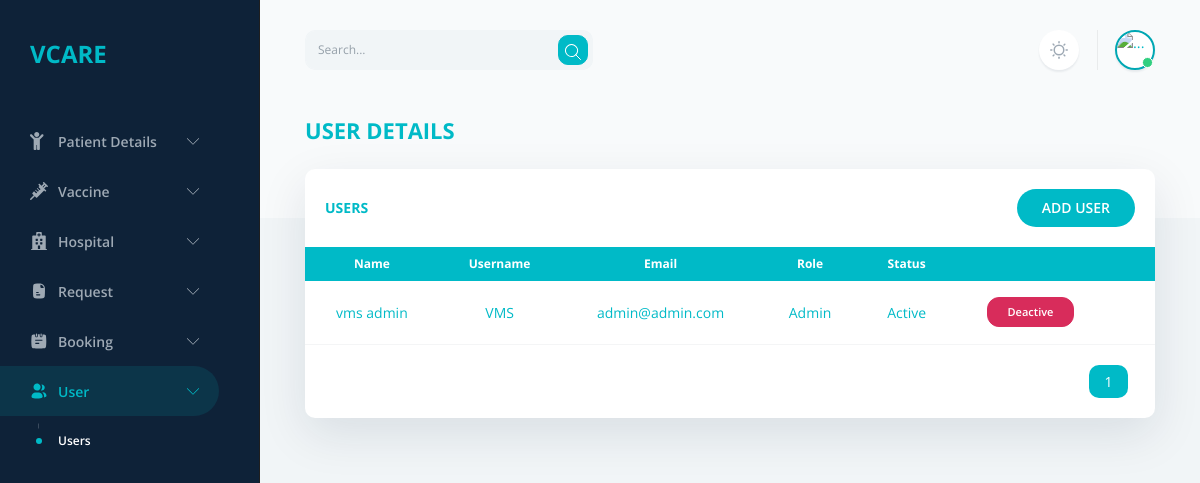
Page /admin/admin_user.php (signed in) on the committed database.
### tables this page shows
CREATE TABLE `user` (
  `U_id` int(11) NOT NULL,
  `Full_Name` varchar(50) NOT NULL,
  `Username` varchar(50) NOT NULL,
  `U_Email` varchar(255) NOT NULL,
  `U_Password` varchar(255) NOT NULL,
  `user_img` varchar(255) NOT NULL,
  `User_Status` int(1) NOT NULL,
  `Role` int(11) NOT NULL
);

CREATE TABLE `u_role` (
  `id` int(11) NOT NULL,
  `Role` varchar(50) NOT NULL
);

### admin/admin_user.php (the view, shortened to what this page needs)
<?php
$page = "user";
include 'header.php';
?>
<head>
</head>
<body>
    <?php include './sidebar.php' ?>
    <main>
        <header class="container-fluid d-flex py-6 mb-4">
            <form class="d-none d-md-inline-block me-auto" action="admin_search.php">
                <div class="input-group input-group-merge">
                    <input type="text" class="form-control bg-light-green border-light-green w-250px" name="asearch" placeholder="Search..." aria-label="Search for any term">
                    <span class="input-group-text bg-light-green border-light-green p-0">
                        <button class="btn btn-primary rounded-2 w-30px h-30px p-0 mx-1" type="button" aria-label="Search button">
                        </button>
                    </span>
                </div>
            </form>
            <div class="d-flex align-items-center ms-auto me-n1 me-lg-n2">
                <?php include 'themeswitcher.php' ?>
                <?php include 'admin_session.php' ?>
            </div>
        </header>
        <div class="container-fluid">
            <h1 class="h2 text-uppercase">
                User Details
            </h1>
            <div class="row">
                <div class="col">
                    <div class="card border-0 flex-fill w-100 shadow-lg" id="users">
                        <div class="card-header border-0 card-header-space-between">
                            <h2 class="card-header-title h4 text-uppercase">
                                Users
                            </h2>
                            <a href="./add_user.php" class="btn btn-light text-uppercase">
                                Add User
                            </a>
                        </div>
                        <?php
                        $limit = 5;
                        if (!isset($_GET['page'])) {
                            $page = 1;
                        } else {
                            $page = $_GET['page'];
                        }
                        $offset = ($page - 1) * $limit;
                        $sql = "SELECT u.U_id , u.Full_Name, u.Username , u.U_Email , u.U_Password , u.user_img, u.User_Status, r.Role
                        FROM `user` u INNER JOIN `u_role` r ON u.Role = r.id
                        ORDER BY U_id DESC LIMIT {$offset},{$limit}";
                        ?>
                        <div class="table-responsive">
                            <table class="table align-middle table-edge text-center table-hover table-nowrap mb-0">
                                <?php
                                $fetch = mysqli_query($conn, $sql);
                                foreach ($fetch as $row) {
                                ?>
                                    <thead class="thead-light">
                                        <tr>
                                            <th>Name</th>
                                            <th>Username</th>
                                            <th>Email</th>
                                            <th>Role</th>
                                            <th>Status</th>
                                            <th colspan="2"></th>
                                        </tr>
                                    </thead>
                                    <tbody class="list">
                                        <tr>
                                            <td><?php echo $row['Full_Name'] ?></td>
                                            <td><?php echo $row['Username'] ?></td>
                                            <td><?php echo $row['U_Email'] ?></td>
                                            <td><?php echo $row['Role'] ?></td>
                                            <td><?php if ($row['User_Status'] == 0) {
                                                    echo 'Deactive';
                                                } else {
                                                    echo 'Active';
                                                } ?>
                                            </td>
                                            <td>
                                                <?php
                                                if ($row['User_Status'] == 0) {
                                                ?>
                                                    <a href="active.php?uid=<?php echo $row['U_id'] ?>" class="btn btn-sm btn-success rounded-3">Active</a>
                                                <?php
                                                } else {
                                                ?>
                                                    <a href="deactive.php?uid=<?php echo $row['U_id'] ?>" class="btn btn-sm btn-danger rounded-3">Deactive</a>
                                                <?php
                                                }
                                                ?>
                                            </td>
                                            <td>
                                            </td>
                                        </tr>
                                    </tbody>
                                <?php
                                }
                                ?>
                            </table>
                        </div>
                        <div class="card-footer">
                            <div class="d-flex justify-content-between align-items-center">
                                <ul class="pagination list-pagination mb-0">
                                    <?php
                                    $sql1 = "SELECT * FROM `user`";
                                    $result1 = mysqli_query($conn, $sql1) or die("Query Failed.");
                                    if (mysqli_num_rows($result1) > 0) {
                                        $total_records = mysqli_num_rows($result1);
                                        $total_page = ceil($total_records / $limit);
                                        $count = 4;
                                        $startPage = max(1, $page - $count);
                                        $endPage = min($total_page, $page + $count);
                                        echo '<ul class="pagination justify-content-center">';
                                        for ($i = $startPage; $i <= $endPage; $i++) {
                                            if ($i == $page) {
                                                $active = "active";
                                            } else {
                                                $active = "";
                                            }
                                            echo '<li class="page-item ' . $active . '"><a class="page-link border-0 rounded px-4 me-2" href="admin_user.php?page=' . $i . '">' . $i . '</a></li>';
                                        }
                                        echo '</ul>';
                                    } else {
                                        echo '<h3 class="text-center h2">No Records Found</h3>';
                                    }
                                    ?>
                                </ul>
                            </div>
                        </div>
                    </div>
                </div>
            </div>
        </div>
    </main>
</body>
</html>

### rows in the picture
user: Full_Name "vms admin", Username "VMS", U_Email "admin@admin.com", u_role.Role "Admin", User_Status "Active"
